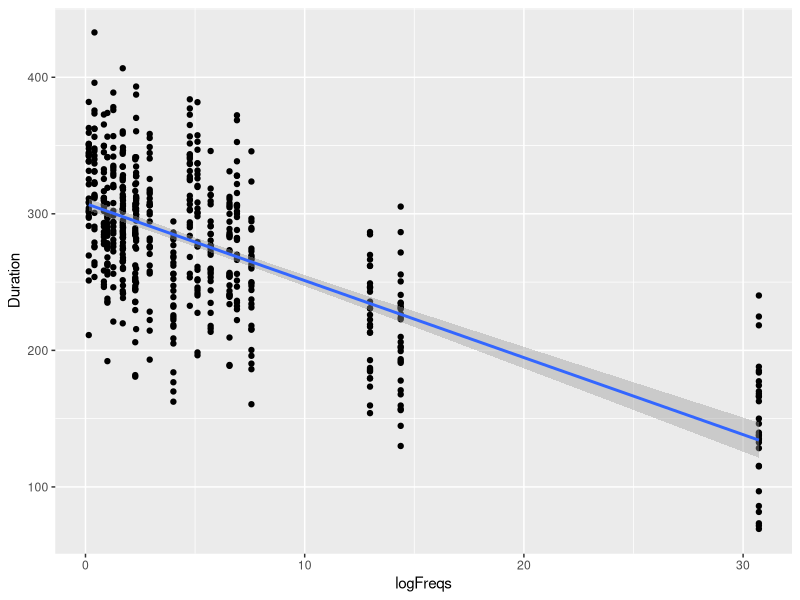
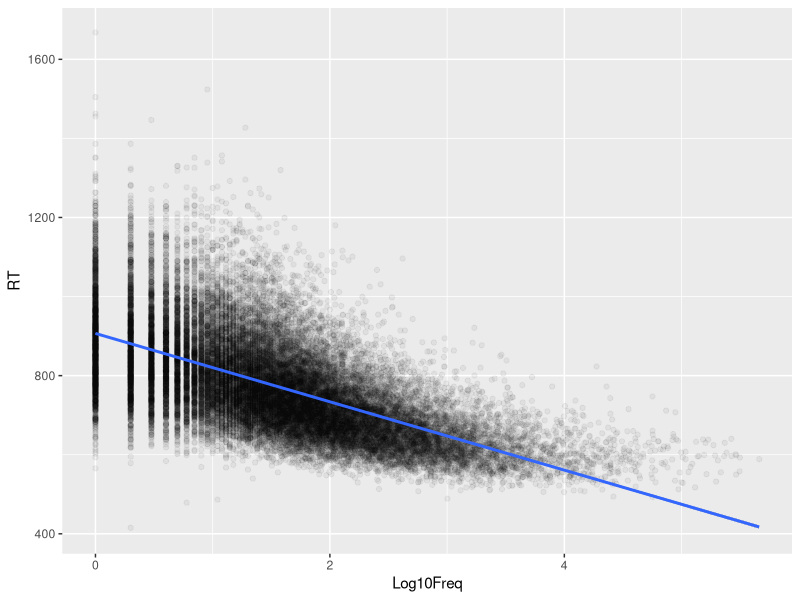
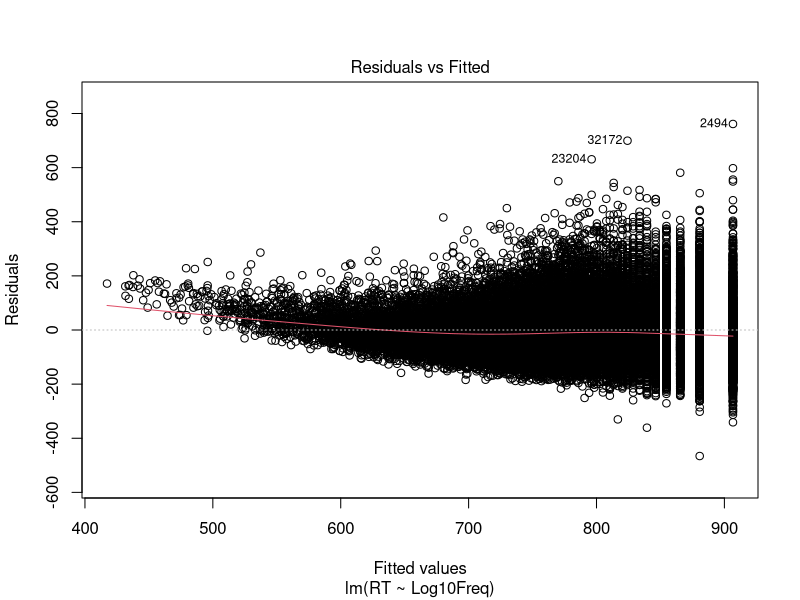
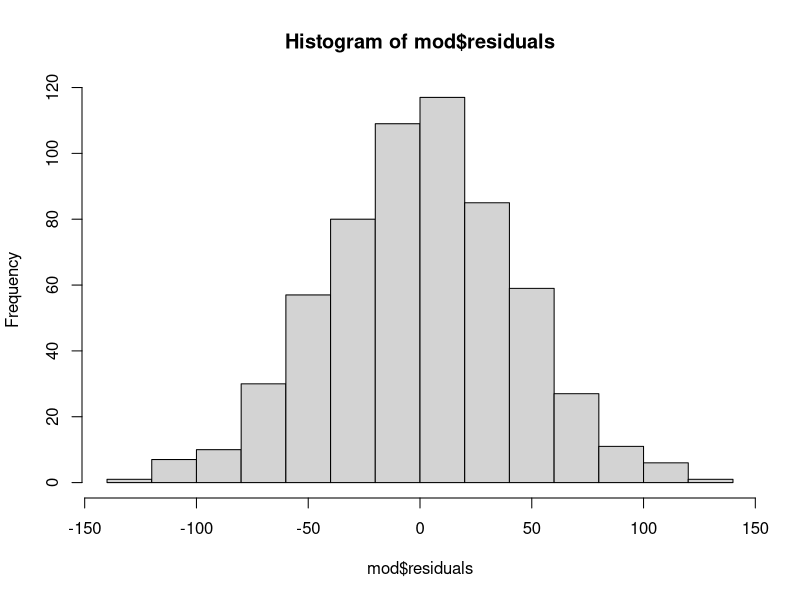
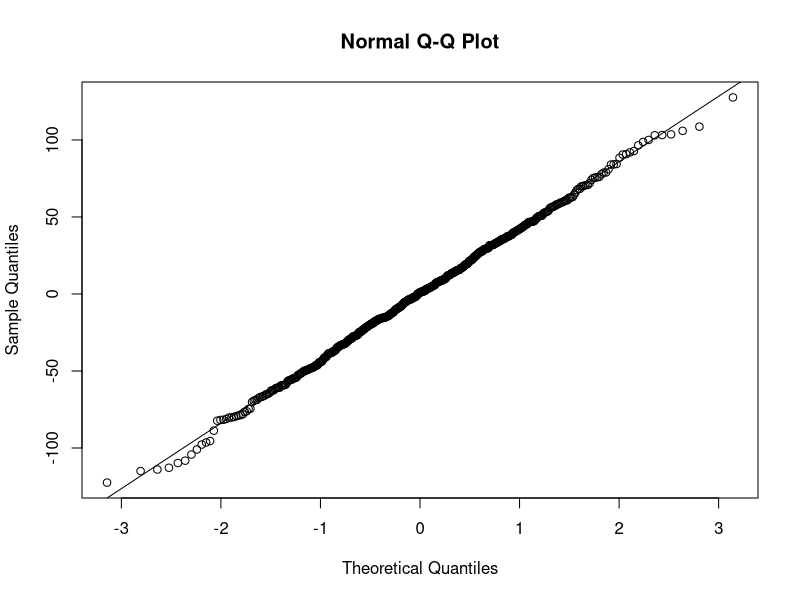
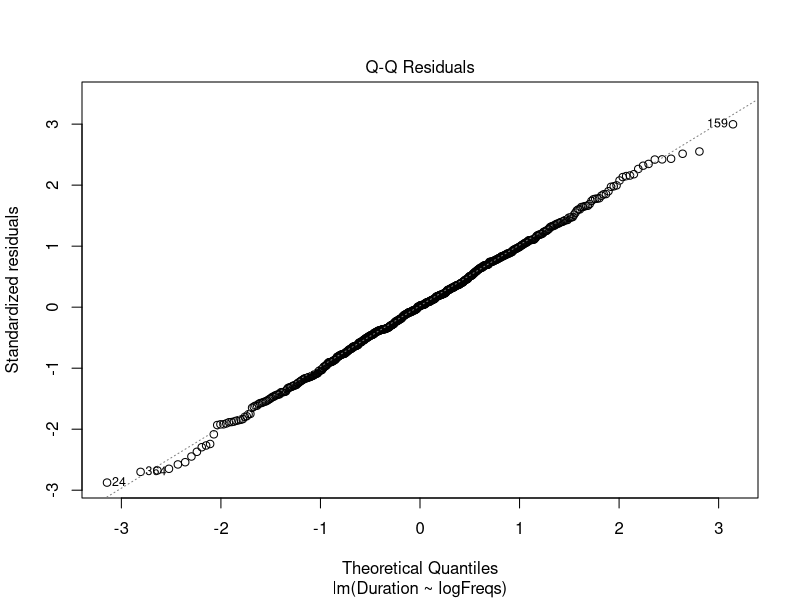
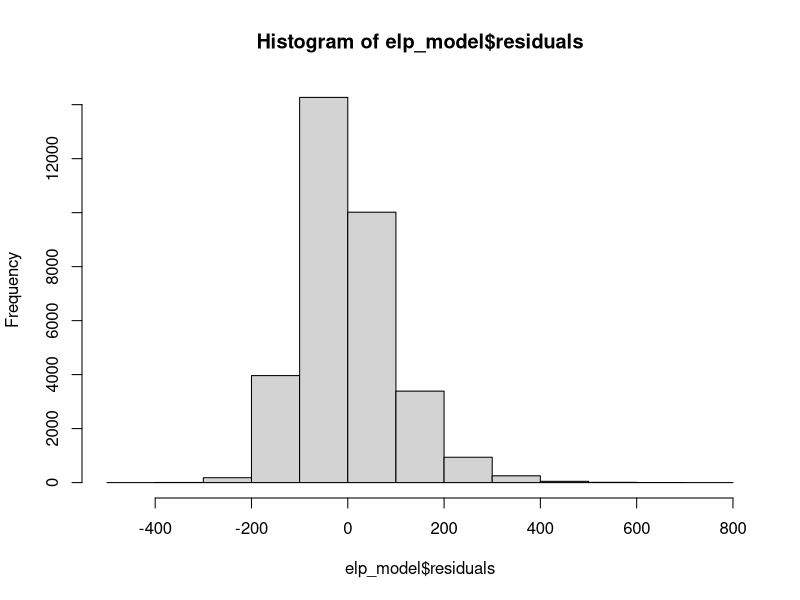
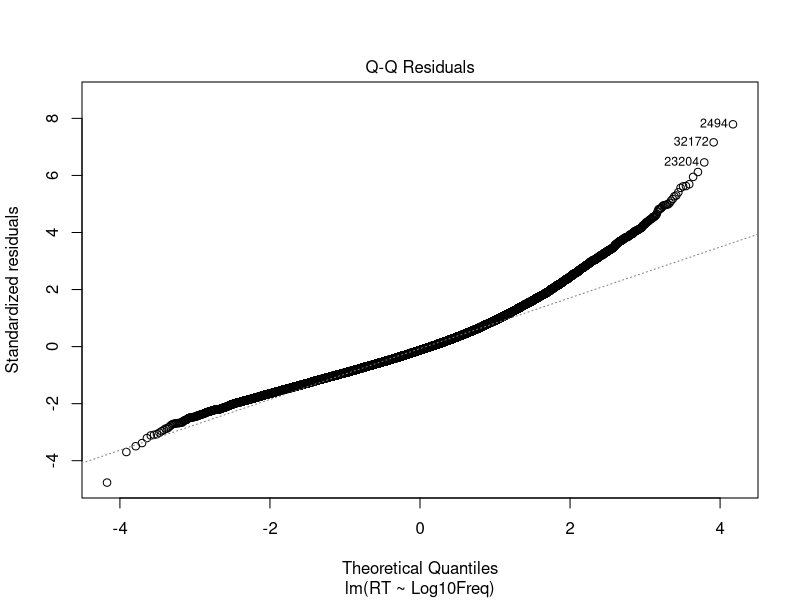

These figures' R source, in order:
## ---- chunk 1
#| include: false
#load library and data if not in the workspace
library(tidyverse)
dfVowel<-read.csv('./data/extended_vowel_duration.csv')
mod<-lm(Duration~logFreqs, data=dfVowel)
## ---- chunk 2
summary(mod)
## ---- chunk 3
dfVowel %>% ggplot(aes(x=logFreqs, y=Duration)) + geom_point() + geom_smooth(method="lm")
## ---- chunk 4
elp_data <- read.csv("./data/ELP_full_length_frequency.csv")
elp_data %>% ggplot(aes(x = Log10Freq, y = RT)) + geom_point(alpha=1/20) + geom_smooth(method="lm")
## ---- chunk 5
elp_model<-lm(RT~Log10Freq, data=elp_data)
plot(elp_model, which=1)
## ---- chunk 6
summary(mod)
## ---- chunk 7
hist(mod$residuals)
## ---- chunk 8
qqnorm(mod$residuals)
qqline(mod$residuals)
## ---- chunk 9
plot(mod,which=2)
## ---- chunk 10
shapiro.test(mod$residuals)
## ---- chunk 11
hist(elp_model$residuals)
plot(elp_model, which = 2)
## ---- chunk 12
library(car)
ncvTest(mod)
## ---- chunk 13
ncvTest(elp_model)
